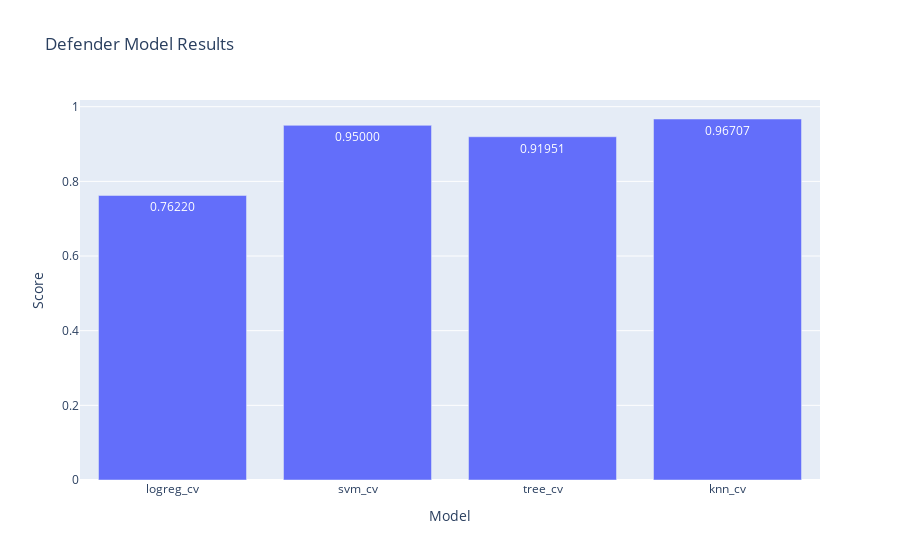

Notebook cell for this chart:
### Code cell
model_by_position('Defender')

### Figure 1 — Plotly figure (JSON) as saved in the notebook; plotly's stock layout.template omitted (floating-point values rounded to 4 significant figures)
{"data": [{"alignmentgroup": "True", "hovertemplate": "Model=%{x}<br>Score=%{y}<extra></extra>", "legendgroup": "", "marker": {"color": "#636efa", "pattern": {"shape": ""}}, "name": "", "offsetgroup": "", "orientation": "v", "showlegend": false, "textposition": "auto", "texttemplate": "%{y:.5f}", "type": "bar", "x": ["logreg_cv", "svm_cv", "tree_cv", "knn_cv"], "xaxis": "x", "y": [0.7622, 0.95, 0.9195, 0.9671], "yaxis": "y"}], "layout": {"barmode": "relative", "legend": {"tracegroupgap": 0}, "title": {"text": "Defender Model Results"}, "xaxis": {"anchor": "y", "domain": [0, 1], "title": {"text": "Model"}}, "yaxis": {"anchor": "x", "domain": [0, 1], "title": {"text": "Score"}}}}
